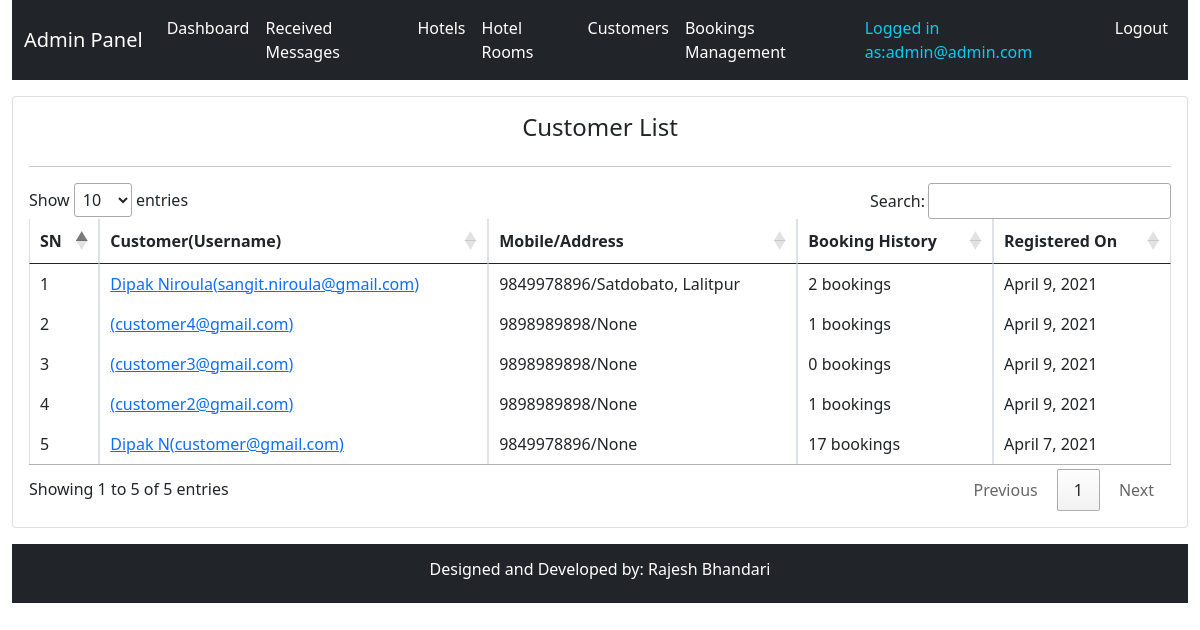
/system-admin/customers-list/ (signed in), run on an earlier commit of the app's database.
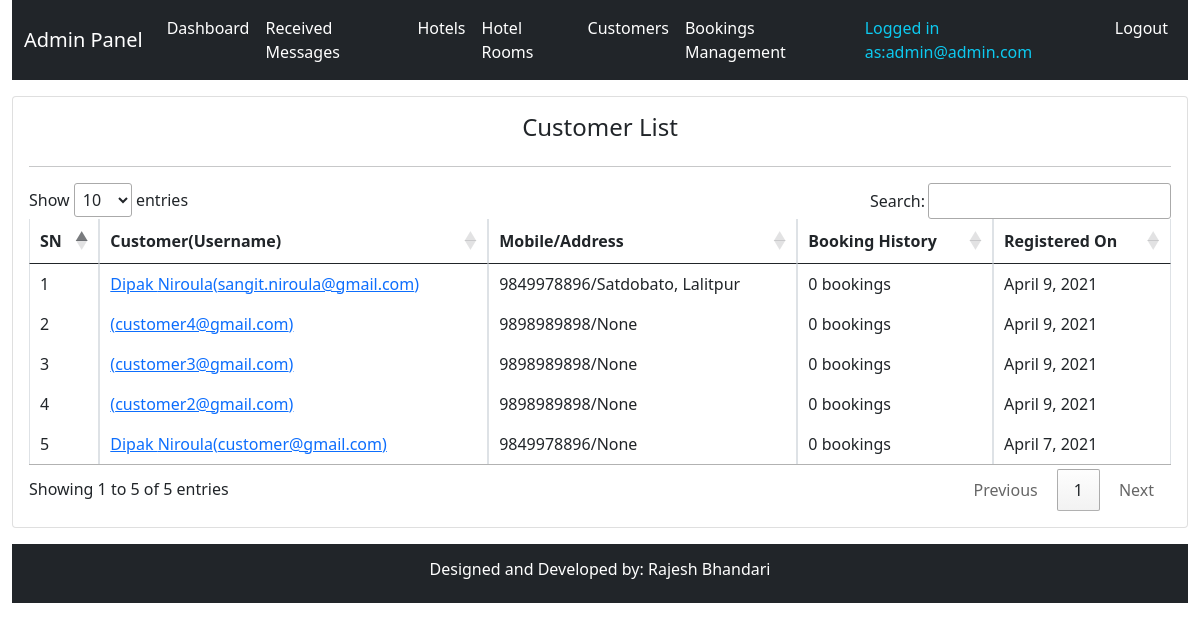
And on a later commit of the database.
### hbsapp/models.py (models this page shows, shortened)
class TimeStamp(models.Model):
    created_at = models.DateTimeField(auto_now_add=True)
    updated_at = models.DateTimeField(auto_now=True)
    class Meta:
        abstract = True

class Customer(TimeStamp):
    user = models.OneToOneField(User, on_delete=models.CASCADE)
    mobile = models.CharField(max_length=20)
    address = models.CharField(max_length=20, null=True, blank=True)
    profile_image = models.ImageField(upload_to="customers", null=True, blank=True)

### hbsapp/views.py (the view)
class AdminCustomerListView(AdminRequiredMixin, View):
    def get(self, request, *args, **kwargs):
        context = self.context
        context["all_customers"] = Customer.objects.order_by("-id")
        return render(request, "admintemplates/admincustomerlist.html", context)

### hbsapp/views.py (called while the page is built)
    def dispatch(self, request, *args, **kwargs):
        try:
            self.admin = request.user.admin
            self.context = {
                "admin": self.admin
            }
        except Exception as e:
            print(e)
            return redirect(reverse("hbsapp:adminlogin") + "?next=" + request.path)
        return super(AdminRequiredMixin, self).dispatch(request, *args, **kwargs)

### templates/admintemplates/admincustomerlist.html (shortened to what this page needs)
{% extends 'admintemplates/adminbase.html' %}
{% block css %}
<link rel="stylesheet" href="//cdn.datatables.net/1.10.24/css/jquery.dataTables.min.css">
{% endblock %}
{% block content %}
<div class="row mt-3">
    <div class="col-md-12">
        <div class="card p-3">
            <div class="row">
                <div class="col-md-12">
                    <h4 class="text-center">Customer List</h4>
                </div>
            </div>
            <hr>
            <div class="row">
                <div class="col-md-12">
            <table class="table table-bordered">
                <thead>
                    <tr>
                        <th>SN</th>
                        <th>Customer(Username)</th>
                        <th>Mobile/Address</th>
                        <th>Booking History</th>
                        <th>Registered On</th>
                    </tr>
                </thead>
                <tbody>
                    {% for customer in all_customers %}
                    <tr>
                        <td>{{forloop.counter}}</td>
                        <td><a href="{% url 'hbsapp:admincustomerdetail' customer.id %}">{{customer.user.first_name}} {{customer.user.last_name}}({{customer.user.username}})</a></td>
                        <td>{{customer.mobile}}/{{customer.address}}</td>
                        <td>{{customer.roombooking_set.count}} bookings</td>
                        <td>{{customer.created_at|date}}</td>
                    </tr>
                    {% endfor %}
                </tbody>
            </table>
        </div>
    </div>
</div>
{% endblock %}

What changed in the data, as far as the page shows it:
computed for Customer "Satdobato, Lalitpur": roombooking_set.count "2" → "0"
computed for Customer "customer4@gmail.com": roombooking_set.count "1" → "0"
computed for Customer "customer2@gmail.com": roombooking_set.count "1" → "0"
changed Customer "April 7, 2021": user.last_name "N" → "Niroula"; roombooking_set.count "17" → "0"
